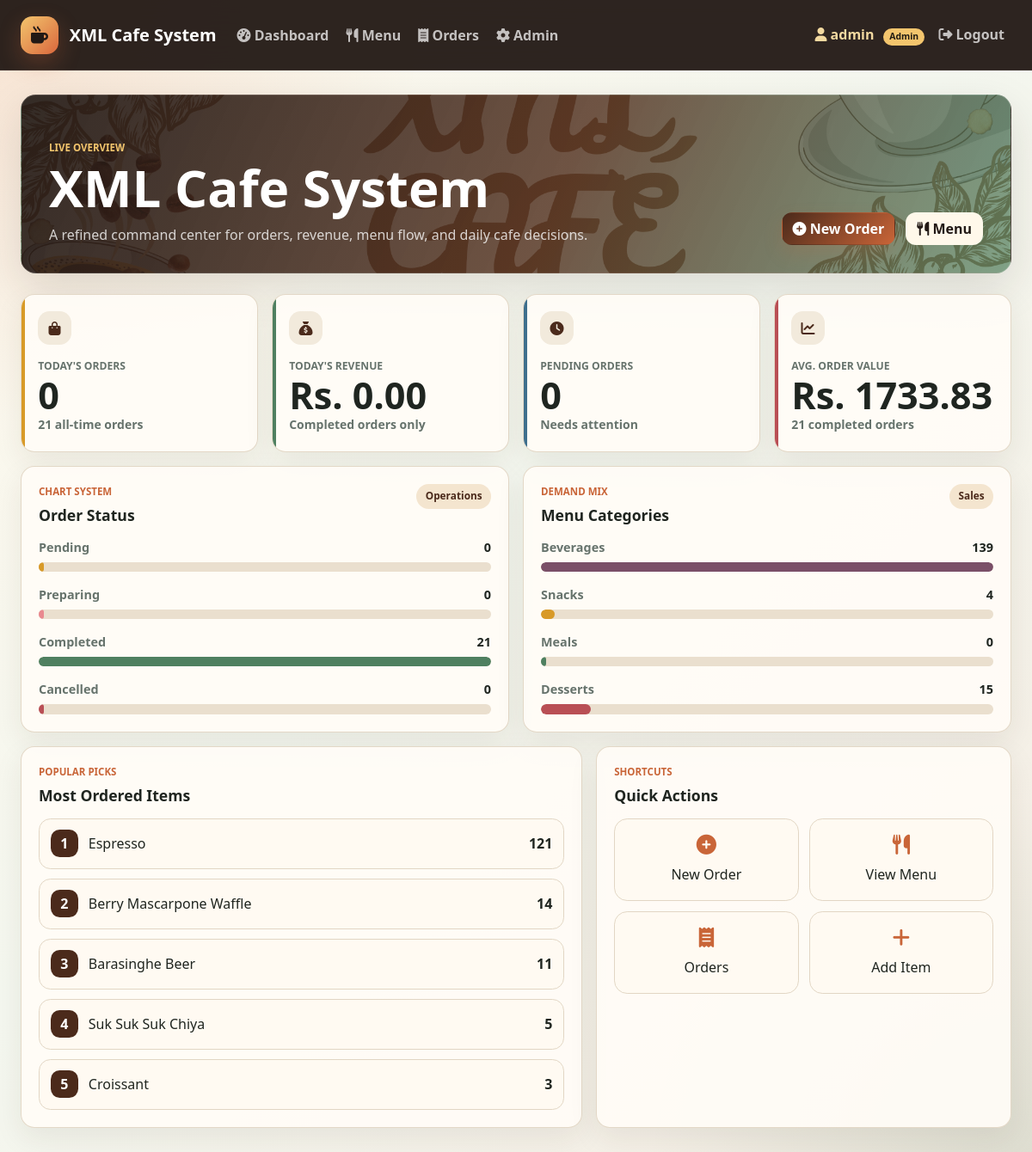
The app's page / (signed in) with its own data.
### cafe_app/models.py (models this page shows, shortened)
class MenuItem(models.Model):
    CATEGORY_CHOICES = [
        ('beverages', 'Beverages'),
        ('snacks', 'Snacks'),
        ('meals', 'Meals'),
        ('desserts', 'Desserts'),
    ]
    name = models.CharField(max_length=200)
    price = models.DecimalField(max_digits=10, decimal_places=2, validators=[MinValueValidator(Decimal('0.01'))])
    category = models.CharField(max_length=20, choices=CATEGORY_CHOICES)
    description = models.TextField(blank=True)
    image = models.ImageField(upload_to='menu_images/', blank=True, null=True)
    is_available = models.BooleanField(default=True)
    created_at = models.DateTimeField(auto_now_add=True)
    updated_at = models.DateTimeField(auto_now=True)
    class Meta:
        ordering = ['category', 'name']

### cafe_app/views.py (the view)
# urls.py: path('', views.dashboard, name='dashboard'),
@login_required
def dashboard(request):
    if not is_staff_or_admin(request.user):
        return redirect('customer_portal')
    mark_operations_seen(request)
    today = timezone.now().date()
    today_orders = Order.objects.filter(created_at__date=today)
    today_revenue = today_orders.filter(status='completed').aggregate(
        total=Sum('total')
    )['total'] or Decimal('0.00')
    pending_orders = Order.objects.filter(status='pending').count()
    completed_orders = Order.objects.filter(status='completed').count()
    most_ordered = OrderItem.objects.values('menu_item__name').annotate(
        total_quantity=Sum('quantity')
    ).order_by('-total_quantity')[:5]
    status_counts = {
        status: Order.objects.filter(status=status).count()
        for status, _label in Order.STATUS_CHOICES
    }
    max_status_count = max([*status_counts.values(), 1])
    status_chart = [
        {
            'key': status,
            'label': label,
            'count': status_counts[status],
            'percent': round((status_counts[status] / max_status_count) * 100),
        }
        for status, label in Order.STATUS_CHOICES
    ]
    category_counts = {
        item['menu_item__category']: item['total_quantity']
        for item in OrderItem.objects.values('menu_item__category').annotate(
            total_quantity=Sum('quantity')
        )
    }
    max_category_count = max([*category_counts.values(), 1])
    category_chart = [
        {
            'key': category,
            'label': label,
            'count': category_counts.get(category, 0),
            'percent': round((category_counts.get(category, 0) / max_category_count) * 100),
        }
        for category, label in MenuItem.CATEGORY_CHOICES
    ]
    total_orders = Order.objects.count()
    total_revenue = Order.objects.filter(status='completed').aggregate(
        total=Sum('total')
    )['total'] or Decimal('0.00')
    avg_order_value = (total_revenue / completed_orders) if completed_orders else Decimal('0.00')
    context = {
        'today_orders_count': today_orders.count(),
        'today_revenue': today_revenue,
        'pending_orders': pending_orders,
        'completed_orders': completed_orders,
        'total_orders': total_orders,
        'avg_order_value': avg_order_value,
        'most_ordered': most_ordered,
        'status_chart': status_chart,
        'category_chart': category_chart,
        'is_admin': request.user.is_staff,
    }
    return render(request, 'cafe_app/dashboard.html', context)

### cafe_app/notifications.py (called while the page is built)
def _version_for(queryset):
    latest = queryset.aggregate(latest=Max('updated_at'))['latest']
    latest_value = latest.isoformat() if latest else 'none'
    return f"{queryset.count()}:{latest_value}"

def menu_notification_version():
    return _version_for(MenuItem.objects.all())

def order_notification_version():
    return _version_for(Order.objects.all())

def mark_menu_seen(request):
    request.session['seen_menu_version'] = menu_notification_version()

def mark_orders_seen(request):
    request.session['seen_order_version'] = order_notification_version()

def mark_operations_seen(request):
    mark_menu_seen(request)
    mark_orders_seen(request)

### cafe_app/views.py (called while the page is built)
def get_user_role(user):
    if not user.is_authenticated:
        return 'guest'
    if user.is_superuser or user.is_staff:
        return 'admin'
    if user.groups.filter(name='Staff').exists():
        return 'staff'
    return 'customer'

def is_staff_or_admin(user):
    return get_user_role(user) in ('staff', 'admin')

### templates/cafe_app/dashboard.html (shortened to what this page needs)
{% extends 'base.html' %}
{% block content %}
<section class="page-hero">
    <div>
        <p class="eyebrow">Live overview</p>
        <h1>XML Cafe System</h1>
        <p class="page-subtitle">A refined command center for orders, revenue, menu flow, and daily cafe decisions.</p>
    </div>
    <div class="hero-actions">
        <a href="{% url 'order_create' %}" class="btn btn-primary">
            <i class="fas fa-plus-circle"></i> New Order
        </a>
        <a href="{% url 'menu_list' %}" class="btn btn-light">
            <i class="fas fa-utensils"></i> Menu
        </a>
    </div>
</section>
<div class="metric-grid">
    <div class="metric-card accent-amber">
        <span class="metric-icon"><i class="fas fa-bag-shopping"></i></span>
        <span class="metric-label">Today's Orders</span>
        <strong>{{ today_orders_count }}</strong>
        <small>{{ total_orders }} all-time orders</small>
    </div>
    <div class="metric-card accent-emerald">
        <span class="metric-icon"><i class="fas fa-sack-dollar"></i></span>
        <span class="metric-label">Today's Revenue</span>
        <strong>Rs. {{ today_revenue|floatformat:2 }}</strong>
        <small>Completed orders only</small>
    </div>
    <div class="metric-card accent-blue">
        <span class="metric-icon"><i class="fas fa-clock"></i></span>
        <span class="metric-label">Pending Orders</span>
        <strong>{{ pending_orders }}</strong>
        <small>Needs attention</small>
    </div>
    <div class="metric-card accent-rose">
        <span class="metric-icon"><i class="fas fa-chart-line"></i></span>
        <span class="metric-label">Avg. Order Value</span>
        <strong>Rs. {{ avg_order_value|floatformat:2 }}</strong>
        <small>{{ completed_orders }} completed orders</small>
    </div>
</div>
<div class="dashboard-grid">
    <section class="panel chart-panel">
        <div class="panel-heading">
            <div>
                <p class="eyebrow">Chart system</p>
                <h2>Order Status</h2>
            </div>
            <span class="panel-badge">Operations</span>
        </div>
        <div class="bar-chart">
            {% for item in status_chart %}
            <div class="chart-row">
                <div class="chart-row-label">
                    <span>{{ item.label }}</span>
                    <strong>{{ item.count }}</strong>
                </div>
                <div class="chart-track">
                    <span class="chart-fill status-fill-{{ item.key }}" style="width: {{ item.percent }}%;"></span>
                </div>
            </div>
            {% endfor %}
        </div>
    </section>
    <section class="panel chart-panel">
        <div class="panel-heading">
            <div>
                <p class="eyebrow">Demand mix</p>
                <h2>Menu Categories</h2>
            </div>
            <span class="panel-badge">Sales</span>
        </div>
        <div class="bar-chart">
            {% for item in category_chart %}
            <div class="chart-row">
                <div class="chart-row-label">
                    <span>{{ item.label }}</span>
                    <strong>{{ item.count }}</strong>
                </div>
                <div class="chart-track">
                    <span class="chart-fill category-fill-{{ item.key }}" style="width: {{ item.percent }}%;"></span>
                </div>
            </div>
            {% endfor %}
        </div>
    </section>
</div>
<div class="dashboard-grid lower-grid">
    <section class="panel">
        <div class="panel-heading">
            <div>
                <p class="eyebrow">Popular picks</p>
                <h2>Most Ordered Items</h2>
            </div>
        </div>
        {% if most_ordered %}
        <div class="rank-list">
            {% for item in most_ordered %}
            <div class="rank-item">
                <span class="rank-number">{{ forloop.counter }}</span>
                <span>{{ item.menu_item__name }}</span>
                <strong>{{ item.total_quantity }}</strong>
            </div>
            {% endfor %}
        </div>
        {% else %}
        <div class="empty-state">No orders yet. Create a new order to start building the chart system.</div>
        {% endif %}
    </section>
    <section class="panel action-panel">
        <div class="panel-heading">
            <div>
                <p class="eyebrow">Shortcuts</p>
                <h2>Quick Actions</h2>
            </div>
        </div>
        <div class="quick-action-grid">
            <a href="{% url 'order_create' %}" class="quick-action">
                <i class="fas fa-plus-circle"></i>
                <span>New Order</span>
            </a>
            <a href="{% url 'menu_list' %}" class="quick-action">
                <i class="fas fa-utensils"></i>
                <span>View Menu</span>
            </a>
            <a href="{% url 'order_list' %}" class="quick-action">
                <i class="fas fa-receipt"></i>
                <span>Orders</span>
            </a>
            {% if is_admin %}
            <a href="{% url 'menu_create' %}" class="quick-action">
                <i class="fas fa-plus"></i>
                <span>Add Item</span>
            </a>
            {% endif %}
        </div>
    </section>
</div>
{% endblock %}

### templates/base.html (shortened to what this page needs)
<!DOCTYPE html>
{% load static %}
<html lang="en">
<head>
    <link href="https://cdn.jsdelivr.net/npm/bootstrap@5.3.0/dist/css/bootstrap.min.css" rel="stylesheet">
    <link rel="stylesheet" href="https://cdnjs.cloudflare.com/ajax/libs/font-awesome/6.4.0/css/all.min.css">
    <link rel="stylesheet" href="{% static 'css/style.css' %}">
</head>
<body>
    <nav class="navbar navbar-expand-lg navbar-dark app-navbar no-print">
        <div class="container-fluid px-lg-4">
            <a class="navbar-brand brand-lockup" href="{% if app_role == 'customer' %}{% url 'customer_portal' %}{% else %}{% url 'dashboard' %}{% endif %}">
                <span class="brand-mark"><i class="fas fa-mug-hot"></i></span>
                <span>
                    <span class="brand-name">XML Cafe System</span>
                </span>
            </a>
            <div class="collapse navbar-collapse" id="navbarNav">
                <ul class="navbar-nav me-auto nav-pills-soft">
                    {% if app_role == 'staff' or app_role == 'admin' %}
                    <li class="nav-item nav-dot-wrap">
                        <a class="nav-link" href="{% url 'dashboard' %}">
                            <i class="fas fa-tachometer-alt"></i> Dashboard
                        </a>
                    </li>
                    {% endif %}
                    <li class="nav-item nav-dot-wrap">
                        <a class="nav-link" href="{% url 'menu_list' %}">
                            <i class="fas fa-utensils"></i> Menu
                        </a>
                    </li>
                    {% if app_role == 'staff' or app_role == 'admin' %}
                    <li class="nav-item nav-dot-wrap">
                        <a class="nav-link" href="{% url 'order_list' %}">
                            <i class="fas fa-receipt"></i> Orders
                        </a>
                    </li>
                    {% endif %}
                    {% if app_role == 'admin' %}
                    <li class="nav-item nav-dot-wrap">
                        <a class="nav-link" href="{% url 'admin_portal' %}">
                            <i class="fas fa-cog"></i> Admin
                        </a>
                    </li>
                    {% endif %}
                </ul>
                <ul class="navbar-nav">
                    {% if user.is_authenticated %}
                    <li class="nav-item user-chip">
                        <span class="nav-link">
                            <i class="fas fa-user"></i> {{ user.username }}
                            <span class="role-chip">{{ app_role|title }}</span>
                        </span>
                    </li>
                    <li class="nav-item">
                        <form method="post" action="{% url 'logout' %}" class="d-inline">
                            <button type="submit" class="btn btn-link nav-link logout-link">
                                <i class="fas fa-sign-out-alt"></i> Logout
                            </button>
                        </form>
                    </li>
                    {% endif %}
                </ul>
            </div>
        </div>
    </nav>
    <main class="app-shell">
    <div class="container-fluid px-lg-4">
        {% block content %}{% endblock %}
    </div>
    </main>
</body>
</html>

### records on screen
MenuItem: menu_item__name "Espresso", total_quantity "121"
MenuItem: menu_item__name "Berry Mascarpone Waffle", total_quantity "14"
MenuItem: menu_item__name "Barasinghe Beer", total_quantity "11"
MenuItem: menu_item__name "Suk Suk Suk Chiya", total_quantity "5"
MenuItem: menu_item__name "Croissant", total_quantity "3"

### other values on screen
{{ user.username }} "admin"
{{ app_role|title }} "Admin"
{{ today_orders_count }} "0"
{{ total_orders }} "21"
{{ today_revenue|floatformat:2 }} "0.00"
{{ pending_orders }} "0"
{{ avg_order_value|floatformat:2 }} "1733.83"
{{ completed_orders }} "21"
{{ item.label }} "Pending" "Preparing" "Completed" "Cancelled"
{{ item.count }} "0" "0" "21" "0"
{{ item.label }} "Beverages" "Snacks" "Meals" "Desserts"
{{ item.count }} "139" "4" "0" "15"
